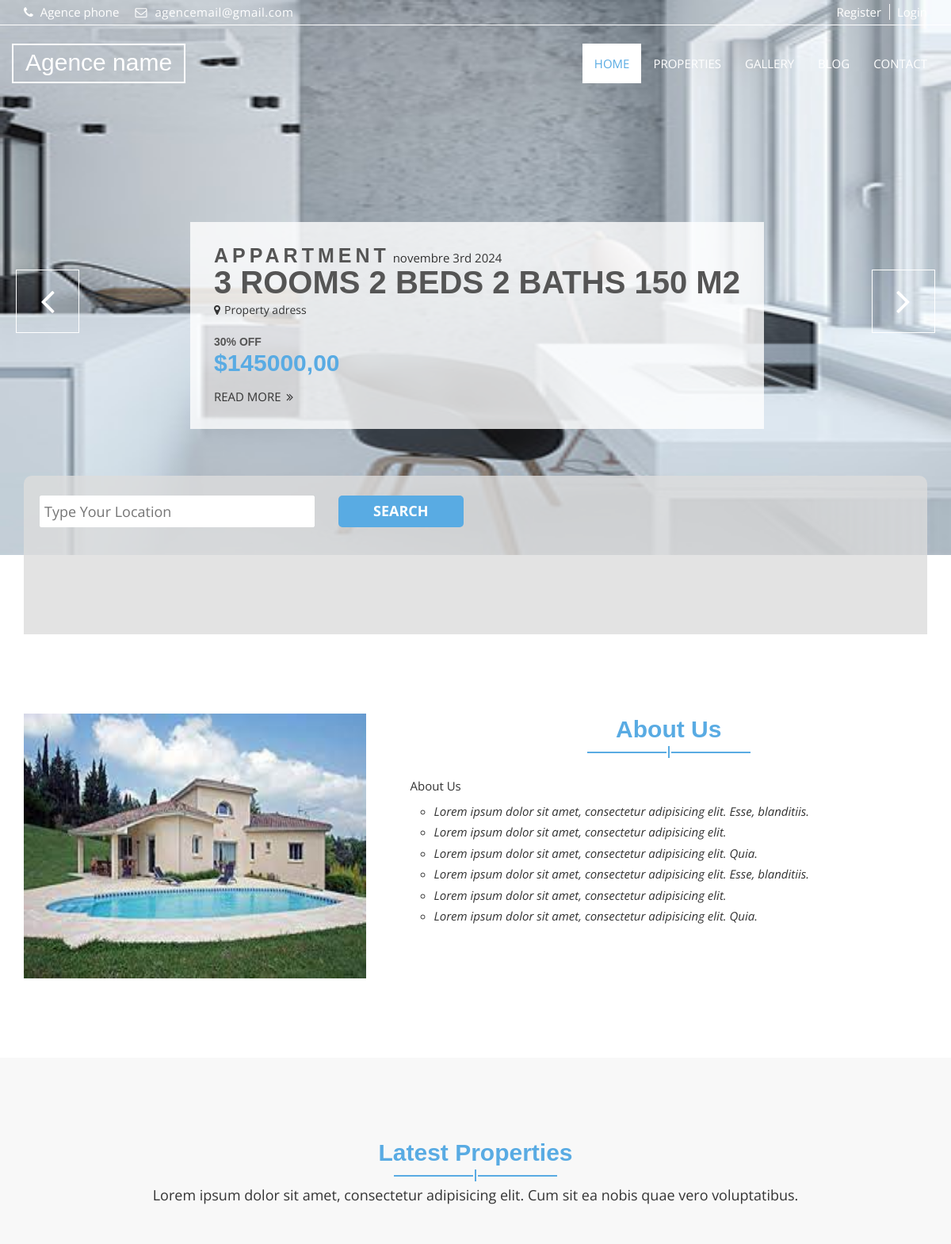
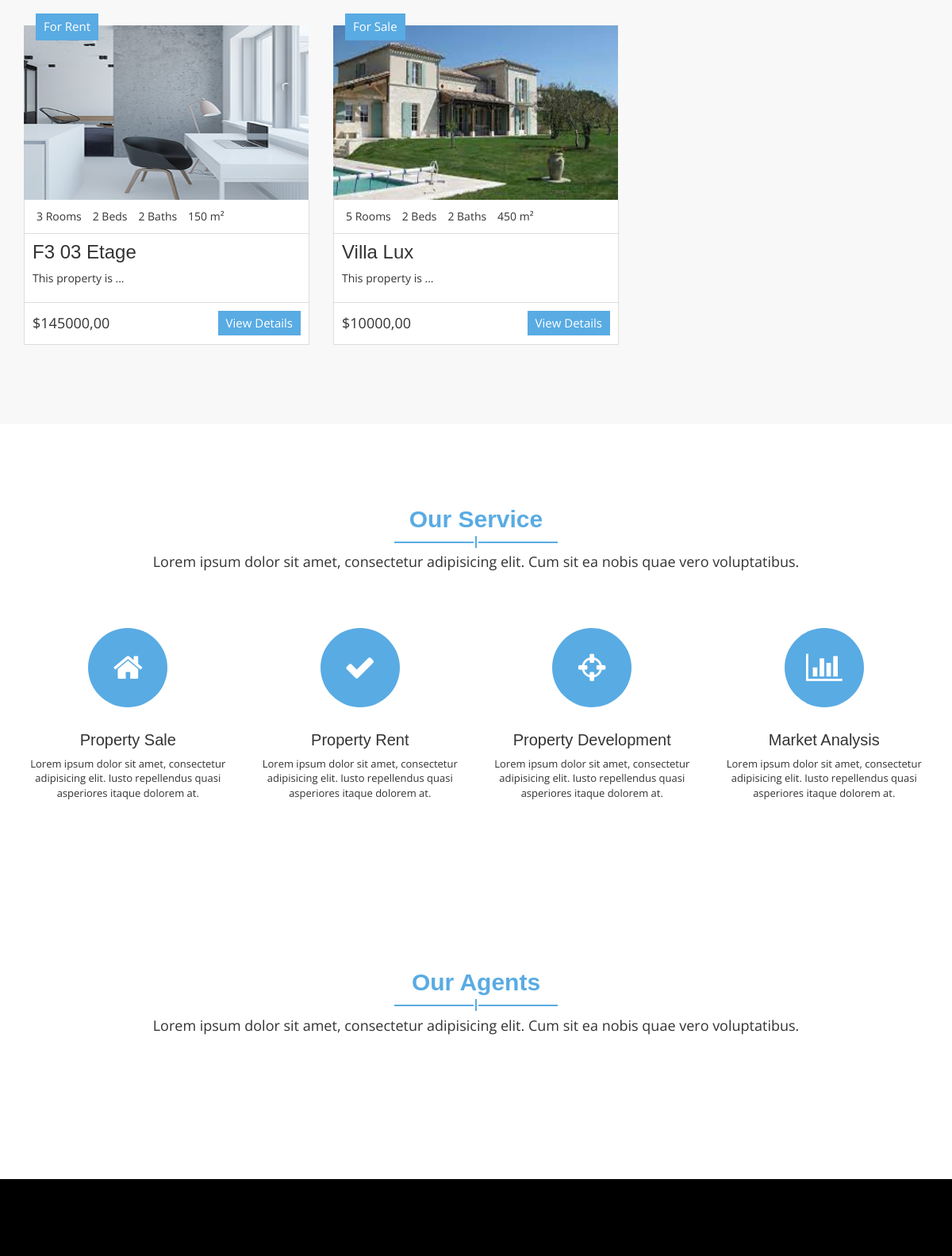
The page / (upper part) on the database its author committed (2 pictures, top to bottom).
### agence/models.py (models this page shows, shortened)
class Agence(models.Model):
    name    = models.CharField('Agence name', max_length=255, blank=True, null=False, default="Agence name")
    address = models.CharField(max_length=255, blank=True, null=True, default="Agence address")
    phone  = models.CharField('Contact Phone',max_length=255, blank=True, null=True, default="Agence phone")
    email  = models.EmailField('Email Address', max_length=255, default="agencemail@gmail.com")
    logo = models.ImageField(upload_to='agence', default='logo.jpg', blank=True, verbose_name=_('logo'))
    image = models.ImageField(blank=True, default='agence image', upload_to="agence")
    about_us = models.TextField(null=True, blank=True, default="About Us")
    def __str__(self):
        return self.name
    class Meta:
        verbose_name_plural= 'Agences'
    def imageURL(self):
        try:
            url = self.image.url
        except:
            url = ''
        return url

class Property(models.Model):
    status = models.CharField(choices=STATUS, default='', max_length=30, help_text='For Sale, For Rent,', )
    user = models.ForeignKey(User, on_delete=models.SET_NULL, null=True)
    type = models.ForeignKey(Type, on_delete=models.CASCADE, related_name='type')
    title = models.CharField(max_length=128, verbose_name =_('title of property'))
    slug = models.SlugField(blank=True,null=True)
    address = models.CharField(max_length=255, blank=True, null=True, default="Property adress")
    description = models.TextField(null=True,blank=True, default='This property is ...', help_text='infos about ', verbose_name =_('informations about product')) #description = RichTextField(blank=True, null=True)
    price = models.DecimalField(max_digits=12, decimal_places=2)
    old_price = models.DecimalField(max_digits=12, decimal_places=2, default=0, blank=True,null=True, verbose_name =_('old price'))
    image   = models.ImageField(upload_to='property', default='property.jpg') # upload_to=user_directory_path it's for users
    created = models.DateTimeField(auto_now_add=True, verbose_name=_('Created at'))
    updated = models.DateTimeField(auto_now=True, verbose_name=_('Updated at'))
    is_active = models.BooleanField(default=False)
    is_new = models.BooleanField(default=False)
    is_featured = models.BooleanField(default=False)
    is_slider = models.BooleanField(default=False)
    rooms = models.IntegerField(verbose_name=_('rooms'))
    beds = models.IntegerField(verbose_name=_('beds'))
    baths = models.IntegerField(verbose_name=_('baths'))
    squart = models.IntegerField(verbose_name=_('squart'))
    class Meta:
        ordering = ['-updated', '-created']
        verbose_name = _("Property")
        verbose_name_plural = _("Properties")
    def imageURL(self):
        try:
            url = self.image.url
        except:
            url = ''
        return url

class Type(models.Model):
    name   = models.CharField(max_length=100, verbose_name=_("Type")) #,default='name of the category', help_text='name of catygory')
    slug   = models.SlugField(blank=True,null=True)
    image  = models.ImageField(upload_to='type-images', default='type.jpg')
    is_active = models.BooleanField(default=True)
    def __str__(self):
        return self.name
    class Meta:
        ordering = ['name']
        verbose_name_plural= 'types'

### agence/views.py (the view)
# urls.py: path('', HomePageView.as_view(), name="home"),
class HomePageView(TemplateView):
    template_name = 'home.html'
    def get_context_data(self, **kwargs):
        context = super().get_context_data(**kwargs)
        context["agence"] = Agence.objects.get(pk=1)
        context["page_title"] = ''
        context["object_list"] = Property.objects.all()
        context["agents"] = Agent.objects.all()
        context["blogs"] = Blog.objects.filter(is_shown=True)
        return context

### templates/home.html (shortened to what this page needs)
{% extends "base.html" %}
{% load static %}
{% block content %}
  <section id="aa-about-us">
    <div class="container">
      <div class="row">
        <div class="col-md-12">
          <div class="aa-about-us-area">
            <div class="row">
              <div class="col-md-5">
                <div class="aa-about-us-left">
                  <img src="{{ agence.imageURL }}" alt="image" style="height: 334px; width: 432px;">
                </div>
              </div>
              <div class="col-md-7">
                <div class="aa-about-us-right">
                  <div class="aa-title">
                    <h2>About Us</h2>
                    <span></span>
                  </div>
                  <p> {{agence.about_us}} </p>
                  <ul>
                    <li>Lorem ipsum dolor sit amet, consectetur adipisicing elit. Esse, blanditiis.</li>
                    <li>Lorem ipsum dolor sit amet, consectetur adipisicing elit.</li>
                    <li>Lorem ipsum dolor sit amet, consectetur adipisicing elit. Quia.</li>
                    <li>Lorem ipsum dolor sit amet, consectetur adipisicing elit. Esse, blanditiis.</li>
                    <li>Lorem ipsum dolor sit amet, consectetur adipisicing elit.</li>
                    <li>Lorem ipsum dolor sit amet, consectetur adipisicing elit. Quia.</li>
                  </ul>
                </div>
              </div>
            </div>
          </div>
        </div>
      </div>
    </div>
  </section>
  <section id="aa-latest-property">
    <div class="container">
      <div class="aa-latest-property-area">
        <div class="aa-title">
          <h2>Latest Properties</h2>
          <span></span>
          <p>Lorem ipsum dolor sit amet, consectetur adipisicing elit. Cum sit ea nobis quae vero voluptatibus.</p>
        </div>
        <div class="aa-latest-properties-content">
          <div class="row">
            {% for property in object_list %}
            <div class="col-md-4">
              <article class="aa-properties-item">
                <a href="#" class="aa-properties-item-img">
                  <img src="{{ property.imageURL }}" alt="img" style="height: 220px; width: 359px;">
                </a>
                <div class="aa-tag for-sale">
                  {{ property.status}}
                </div>
                <div class="aa-properties-item-content">
                  <div class="aa-properties-info">
                    <span>{{ property.rooms }} Rooms</span>
                    <span>{{ property.beds }} Beds</span>
                    <span>{{ property.baths }} Baths</span>
                    <span>{{ property.squart }} m²</span>
                  </div>
                  <div class="aa-properties-about">
                    <h3><a href="#">{{ property.title }}</a></h3>
                    <p>{{ property.description | truncatechars:100}}</p>
                  </div>
                  <div class="aa-properties-detial">
                    <span class="aa-price">
                      ${{ property.price }}
                    </span>
                    <a href="{% url 'agence:property-detail' property.slug %}" class="aa-secondary-btn">View Details</a>
                  </div>
                </div>
              </article>
            </div>
            {% endfor %}
          </div>
        </div>
      </div>
    </div>
  </section>
  <section id="aa-service">
    <div class="container">
      <div class="row">
        <div class="col-md-12">
          <div class="aa-service-area">
            <div class="aa-title">
              <h2>Our Service</h2>
              <span></span>
              <p>Lorem ipsum dolor sit amet, consectetur adipisicing elit. Cum sit ea nobis quae vero voluptatibus.</p>
            </div>
            <div class="aa-service-content">
              <div class="row">
                <div class="col-md-3">
                  <div class="aa-single-service">
                    <div class="aa-service-icon">
                      <span class="fa fa-home"></span>
                    </div>
                    <div class="aa-single-service-content">
                      <h4><a href="#">Property Sale</a></h4>
                      <p>Lorem ipsum dolor sit amet, consectetur adipisicing elit. Iusto repellendus quasi asperiores itaque dolorem at.</p>
                    </div>
                  </div>
                </div>
                <div class="col-md-3">
                  <div class="aa-single-service">
                    <div class="aa-service-icon">
                      <span class="fa fa-check"></span>
                    </div>
                    <div class="aa-single-service-content">
                      <h4><a href="#">Property Rent</a></h4>
                      <p>Lorem ipsum dolor sit amet, consectetur adipisicing elit. Iusto repellendus quasi asperiores itaque dolorem at.</p>
                    </div>
                  </div>
                </div>
                <div class="col-md-3">
                  <div class="aa-single-service">
                    <div class="aa-service-icon">
                      <span class="fa fa-crosshairs"></span>
                    </div>
                    <div class="aa-single-service-content">
                      <h4><a href="#">Property Development</a></h4>
                      <p>Lorem ipsum dolor sit amet, consectetur adipisicing elit. Iusto repellendus quasi asperiores itaque dolorem at.</p>
                    </div>
                  </div>
                </div>
                <div class="col-md-3">
                  <div class="aa-single-service">
                    <div class="aa-service-icon">
                      <span class="fa fa-bar-chart-o"></span>
                    </div>
                    <div class="aa-single-service-content">
                      <h4><a href="#">Market Analysis</a></h4>
                      <p>Lorem ipsum dolor sit amet, consectetur adipisicing elit. Iusto repellendus quasi asperiores itaque dolorem at.</p>
                    </div>
                  </div>
                </div>
              </div>
            </div>
          </div>
        </div>
      </div>
    </div>
  </section>
  <section id="aa-agents">
    <div class="container">
      <div class="row">
        <div class="col-md-12">
          <div class="aa-agents-area">
            <div class="aa-title">
              <h2>Our Agents</h2>
              <span></span>
              <p>Lorem ipsum dolor sit amet, consectetur adipisicing elit. Cum sit ea nobis quae vero voluptatibus.</p>
            </div>
          </div>
        </div>
      </div>
    </div>
  </section>
  <section id="aa-client-testimonial">
  </section>
  {% endblock content %}

### templates/base.html (shortened to what this page needs)
<!DOCTYPE html>
{% load static %}
<html lang="en">
  <head>
    <link rel="stylesheet" href="{% static 'css/font-awesome.css' %}">
    <link rel="stylesheet" href="{% static 'css/bootstrap.css' %}">
    <link rel="stylesheet" type="text/css" href="{% static 'css/slick.css' %}">
    <link rel="stylesheet" type="text/css" href="{% static 'css/nouislider.css' %}">
    <link rel="stylesheet" href="{% static 'css/jquery.fancybox.css' %}" type="text/css" media="screen" />
    <link id="switcher" href="{% static 'css/theme-color/default-theme.css' %}" rel="stylesheet">
    <link href="{% static 'css/style.css' %}" rel="stylesheet">
  </head>
  <body class="aa-price-range">
  <header id="aa-header">
    <div class="container">
      <div class="row">
        <div class="col-md-12">
          <div class="aa-header-area">
            <div class="row">
              <div class="col-md-6 col-sm-6 col-xs-6">
                <div class="aa-header-left">
                  <div class="aa-telephone-no">
                    <span class="fa fa-phone"></span>
                    {{agence.phone}}
                  </div>
                  <div class="aa-email hidden-xs">
                    <span class="fa fa-envelope-o"></span> {{agence.email}}
                  </div>
                </div>
              </div>
              <div class="col-md-6 col-sm-6 col-xs-6">
                <div class="aa-header-right">
                  <a href="{% url 'agence:register' %}" class="aa-register">Register</a>
                  <a href="{% url 'agence:signin' %}" class="aa-login">Login</a>
                </div>
              </div>
            </div>
          </div>
        </div>
      </div>
    </div>
  </header>
  <section id="aa-menu-area">
    <nav class="navbar navbar-default main-navbar" role="navigation">
      <div class="container">
        <div class="navbar-header">
           <a class="navbar-brand aa-logo" href="{% url 'agence:home' %}"> {{agence}} </a>
        </div>
        <div id="navbar" class="navbar-collapse collapse">
          <ul id="top-menu" class="nav navbar-nav navbar-right aa-main-nav">
            <li class="active"><a href="{% url 'agence:home' %}">HOME</a></li>
            <li><a href="{% url 'agence:property-list' %}">PROPERTIES</a></li>
            <li><a href="{% url 'agence:gallery' %}">GALLERY</a></li>
            <li><a href="{% url 'agence:blog' %}">BLOG</a></li>
            <li><a href="{% url 'agence:contact' %}">CONTACT</a></li>
          </ul>
        </div>
      </div>
    </nav>
  </section>
  <section id="aa-slider">
    <div class="aa-slider-area">
      <div class="aa-top-slider">
        {% for property in object_list %}
          {% if property.is_slider %}
          <div class="aa-top-slider-single">
            <img src="{{ property.imageURL }}" alt="img">
            <div class="aa-top-slider-content">
              <span class="aa-top-slider-catg">{{ property.type }}</span>
              {% now "F jS o" %}
              <h2 class="aa-top-slider-title">{{ property.rooms }} Rooms {{ property.beds }} Beds  {{ property.baths }} Baths {{ property.squart }} m2</h2>
              <p class="aa-top-slider-location"><i class="fa fa-map-marker"></i>{{ property.address }}</p>
              <span class="aa-top-slider-off">30% OFF</span>
              <p class="aa-top-slider-price">${{ property.price }}</p>
              <a href="#" class="aa-top-slider-btn">Read More <span class="fa fa-angle-double-right"></span></a>
            </div>
          </div>
          {% endif %}
        {% endfor %}
      </div>
    </div>
  </section>
  <section id="aa-advance-search">
    <div class="container">
      <div class="aa-advance-search-area">
        <div class="form">
          <div class="aa-advance-search-top">
            <div class="row">
              <div class="col-md-4">
                <div class="aa-single-advance-search">
                  <input type="text" placeholder="Type Your Location">
                </div>
              </div>
              <div class="col-md-2">
                <div class="aa-single-advance-search">
                  <input class="aa-search-btn" type="submit" value="Search">
                </div>
              </div>
            </div>
          </div>
        </div>
      </div>
    </div>
  </section>
{% block content %}
{% endblock content %}
  </body>
</html>

### static/css/theme-color/default-theme.css (style rules this page uses)
h2 { color: #59abe3; }
.aa-secondary-btn { background-color: #59abe3; }
#aa-menu-area .main-navbar .navbar-nav .active a { color: #59abe3; }
#aa-slider .aa-slider-area .aa-top-slider .aa-top-slider-price { color: #59abe3; }
#aa-advance-search .aa-advance-search-area .aa-advance-search-top .aa-single-advance-search .aa-search-btn { background-color: #59abe3; }
.aa-title span { background-color: #59abe3; }
.aa-title span:before { background-color: #59abe3; }
.aa-title span:after { background-color: #59abe3; }
.aa-properties-item .for-sale { background-color: #59abe3; }
#aa-service .aa-service-area .aa-service-content .aa-single-service .aa-service-icon span { background-color: #59abe3; }

### rows shown on the page
Agence: phone "Agence phone", email "agencemail@gmail.com", name "Agence name", imageURL (picture), about_us "About Us"
Property: imageURL (picture), type "APPARTMENT", now "novembre 3rd 2024", rooms "3", beds "2", baths "2", squart "150", address "Property adress", price "145000,00", status "For Rent", title "F3 03 Etage", description "This property is ..."
Property: imageURL (picture), status "For Sale", rooms "5", beds "2", baths "2", squart "450", title "Villa Lux", description "This property is ...", price "10000,00"
